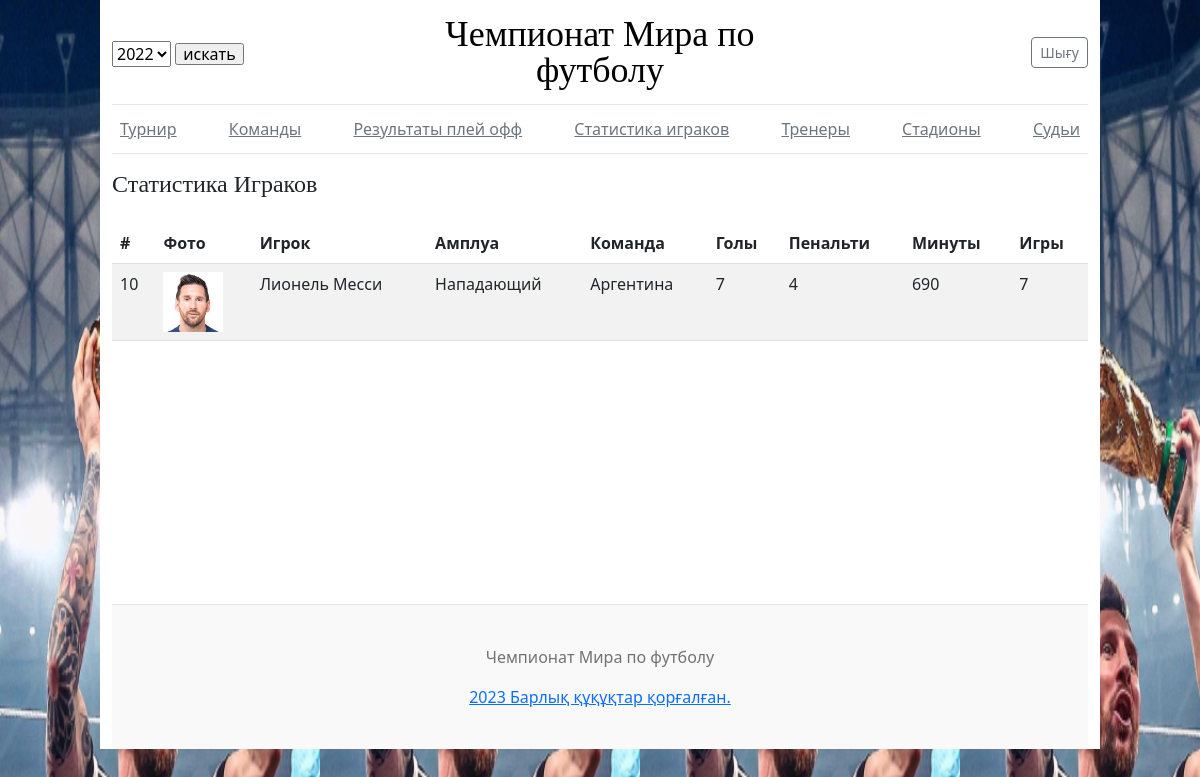
Screenshot of /main/tourment/player/statistics with the database file from the repository.
### main_app/models.py (models this page shows, shortened)
class PlayerStatistics(models.Model):
    class Meta:
        verbose_name = 'Статистика игрока'
        verbose_name_plural = 'Статистики игроков'
    player = models.ForeignKey(Player, on_delete=models.CASCADE)
    team = models.CharField(max_length=100)
    role = models.CharField(max_length=100)
    goal = models.PositiveSmallIntegerField()
    penalty = models.PositiveSmallIntegerField()
    minut = models.PositiveSmallIntegerField()
    game = models.PositiveSmallIntegerField()
    tourment = models.ForeignKey(Tournament, on_delete=models.CASCADE)

class Player(models.Model):
    class Meta:
        verbose_name = 'Игрок'
        verbose_name_plural = 'Игроки'
    name = models.CharField(max_length=250)
    shirt_number = models.IntegerField()
    role = models.CharField(max_length=250)
    image = models.ImageField(upload_to='images', null=True, blank=True)
    birthday = models.DateField(null=True, blank=True)
    height = models.PositiveSmallIntegerField(null=True, blank=True)
    weight = models.PositiveSmallIntegerField(null=True, blank=True)

### main_app/views.py (the view)
# urls.py: path('tourment/player/statistics', views.PlayerStatisticsView.as_view(),
class PlayerStatisticsView(TemplateResponseMixin, View):
    template_name = 'player_statistics.html'
    def get(self, request, *args, **kwargs):
        pk = request.GET.get('tourment_id', 1)
        players = PlayerStatistics.objects.filter(tourment=pk)
        tourments = Tournament.objects.all()
        return self.render_to_response({
            'tourments': tourments, 'pk': pk, 'players': players
        })

### templates/player_statistics.html
{% extends 'base.html' %}
{% load static %}
{% block content %}
<div style="height: 450px; overflow-y: scroll;">
	<h4 class="pt-3 pb-3">Статистика Играков</h4>
	<table class="table table-striped table-hover">
	  <thead>
	  	<tr>
	      <th scope="col">#</th>
	      <th scope="col">Фото</th>
	      <th scope="col">Игрок</th>
	      <th scope="col">Амплуа</th>
	      <th scope="col">Команда</th>
	      <th>Голы</th>
	      <th>Пенальти</th>
	      <th>Минуты</th>
	      <th>Игры</th>
	    </tr>
	  </thead>
	  <tbody>
	  	{% for player in players %}
		  	<tr>
		  		<td>
		  			{{player.player.shirt_number}}
		  		</td>
		  		<td>
		  			{% if player.player.image %}
						<img src="{{player.player.image.url}}" alt="" width="60" height="60">
					{% else %}
						<img src="{% static 'person.png' %}" alt="" width="60" height="60">
					{% endif %}
		  		</td>
		  		<td>
		  			{{player.player.name}}
		  		</td>
		  		<td>{{player.player.role}}</td>
		  		<td>{{player.team}}</td>
		  		<td>{{player.goal}} </td>
		  		<td>{{player.penalty}}</td>
		  		<td>{{player.minut}}</td>
		  		<td>{{player.game}}</td>
		  	</tr>
		{% endfor %}
	  </tbody>
	</table>
</div>
{% endblock %}

### static/css/blog.css (style rules this page uses)
body { background-image: url('img/messi.jpeg'); }
h1, h2, h3, h4, h5, h6 { font-family: "Playfair Display", Georgia, "Times New Roman", serif; }

### rows the page displays
PlayerStatistics: player.shirt_number "10", player.image (picture), player.name "Лионель Месси", player.role "Нападающий", team "Аргентина", goal "7", penalty "4", minut "690", game "7"

### other values shown
form field tourment_id "2022"
